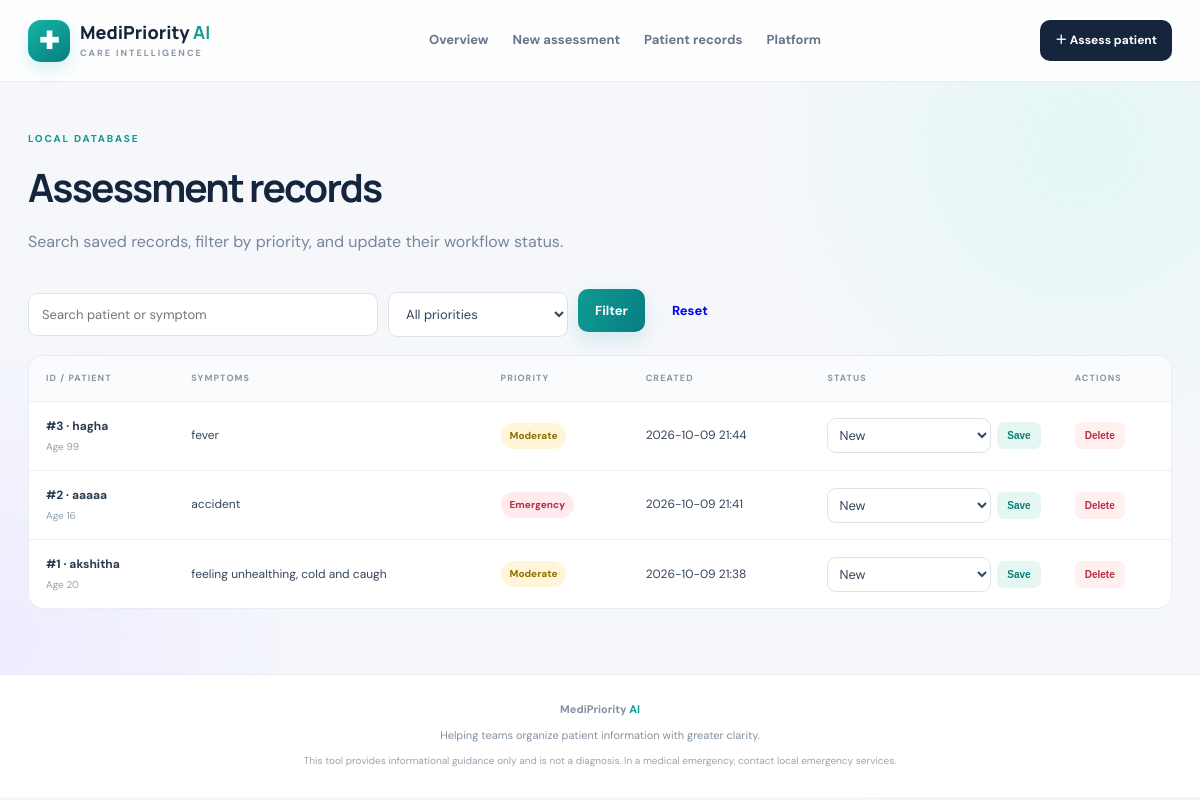
Page /records on the committed database.
### tables this page shows
CREATE TABLE assessments (
                id INTEGER PRIMARY KEY AUTOINCREMENT,
                patient_name TEXT NOT NULL,
                age INTEGER NOT NULL,
                contact TEXT,
                symptoms TEXT NOT NULL,
                duration TEXT NOT NULL,
                severity INTEGER NOT NULL,
                red_flags TEXT,
                priority TEXT NOT NULL,
                recommendation TEXT NOT NULL,
                status TEXT NOT NULL DEFAULT 'New',
                created_at TEXT NOT NULL
            );

### app.py (the view)
@app.route("/records")
def records():
    q = request.args.get("q", "").strip()
    priority = request.args.get("priority", "").strip()
    sql = "SELECT * FROM assessments WHERE 1=1"
    params = []
    if q:
        sql += " AND (patient_name LIKE ? OR symptoms LIKE ?)"
        params += [f"%{q}%", f"%{q}%"]
    if priority in ("Emergency", "High", "Moderate", "Routine"):
        sql += " AND priority=?"
        params.append(priority)
    sql += " ORDER BY id DESC"
    with get_db() as conn:
        rows = conn.execute(sql, params).fetchall()
    return render_template("records.html", rows=rows, q=q, priority=priority)

### app.py (called while the page is built)
def get_db():
    conn = sqlite3.connect(DB_PATH)
    conn.row_factory = sqlite3.Row
    return conn

### templates/records.html (shortened to what this page needs)
{% extends "base.html" %}
{% block content %}
<div class="page-intro"><span class="eyebrow">LOCAL DATABASE</span><h1>Assessment records</h1><p>Search saved records, filter by priority, and update their workflow status.</p></div>
<form class="filters" method="get"><input name="q" value="{{ q }}" placeholder="Search patient or symptom"><select name="priority"><option value="">All priorities</option></select><button class="btn primary" type="submit">Filter</button><a class="btn secondary" href="{{ url_for('records') }}">Reset</a></form>
{% if rows %}
<div class="table-wrap"><table><thead><tr><th>ID / Patient</th><th>Symptoms</th><th>Priority</th><th>Created</th><th>Status</th><th>Actions</th></tr></thead><tbody>
{% for r in rows %}<tr><td><strong>#{{ r.id }} · {{ r.patient_name }}</strong><small>Age {{ r.age }}</small></td><td>{{ r.symptoms|truncate(70) }}</td><td><span class="priority {{ r.priority|lower }}">{{ r.priority }}</span></td><td>{{ r.created_at }}</td><td><form class="inline-form" method="post" action="{{ url_for('update_status', record_id=r.id) }}"><select name="status">{% for s in ['New','Reviewed','Follow-up'] %}<option {% if r.status==s %}selected{% endif %}>{{ s }}</option>{% endfor %}</select><button class="small-btn" type="submit">Save</button></form></td><td><form method="post" action="{{ url_for('delete_record', record_id=r.id) }}" onsubmit="return confirm('Delete this record permanently?')"><button class="small-btn delete" type="submit">Delete</button></form></td></tr>{% endfor %}
</tbody></table></div>
{% else %}<div class="empty"><div class="empty-icon">⌕</div><h3>No matching records</h3><p>Try another search or create a new assessment.</p><a class="btn primary" href="{{ url_for('assess') }}">New assessment</a></div>{% endif %}
{% endblock %}

### static/style.css (style rules this page uses)
:root { --ink:#15253b;--muted:#78869a;--teal:#0e9b91;--bg:#f5f7fb;--line:#e5eaf1;--red:#c33d50;--amber:#b87619;--violet:#7966d9;--blue:#477ce0 }
* { box-sizing:border-box }
body { margin:0;background:radial-gradient(circle at 90% 18%,#e3f7f3 0,transparent 25%),radial-gradient(circle at 0 80%,#eeebff 0,transparent 23%),var(--bg);color:#35465b;font:15px/1.6 'DM Sans',Arial,sans-serif }
h1,h2,h3 { font-family:Manrope,sans-serif;color:var(--ink);line-height:1.22;margin-top:0 }
h1 { font-size:clamp(34px,4vw,51px);letter-spacing:-1.8px;margin:15px 0 18px }
.eyebrow { font-size:10px;letter-spacing:1.8px;font-weight:800;color:var(--teal) }
.hero-lede,.page-intro>p { max-width:610px;color:var(--muted);font-size:16px;line-height:1.8 }
.btn { display:inline-flex;align-items:center;justify-content:center;gap:12px;border:0;border-radius:10px;padding:13px 17px;font:700 13px 'DM Sans',sans-serif;text-decoration:none;cursor:pointer;transition:transform .15s }
.btn.primary { color:#fff;background:linear-gradient(110deg,#0e9b91,#087d83);box-shadow:0 8px 20px #0e9b9125 }
.table-wrap { overflow-x:auto;background:#fff;border:1px solid #e7edf2;border-radius:15px }
table { border-collapse:collapse;width:100%;min-width:790px }
th,td { text-align:left;padding:15px 17px;border-bottom:1px solid #edf1f5;font-size:12px;vertical-align:middle }
th { background:#fafbfd;color:#8995a5;font-size:9px;letter-spacing:1.1px;text-transform:uppercase }
tbody tr:last-child td { border-bottom:0 }
td strong,td small { display:block }
td strong { color:#293b50 }
td small { color:#91a0ae;font-size:10px;margin-top:3px }
.priority { display:inline-block;border-radius:30px;padding:5px 9px;font-size:10px;font-weight:800;background:#edf1f5;color:#607084 }
.priority.emergency { background:#ffeaed;color:#b72f43 }
.priority.moderate { background:#fff6d9;color:#927000 }
.page-intro { margin:7px 0 28px }
.page-intro h1 { font-size:39px;margin-bottom:10px }
input:not([type=checkbox]):not([type=range]),textarea,select { display:block;width:100%;margin-top:8px;border:1px solid #dce4eb;border-radius:9px;padding:12px 13px;font:400 13px 'DM Sans',sans-serif;color:#35465b;background:#fff }
.filters { display:flex;gap:10px;align-items:center;margin-bottom:18px;flex-wrap:wrap }
.filters input { max-width:350px }
.filters select { width:auto;min-width:180px }
.inline-form { display:flex;gap:6px;align-items:center }
.inline-form select { margin:0;min-width:100px;padding:7px }
.small-btn { border:0;border-radius:7px;padding:8px 10px;background:#e4f7f3;color:#087e77;font-weight:800;font-size:10px;cursor:pointer }
.small-btn.delete { background:#fff0ef;color:#b72f43 }

### rows in the picture
assessments: id "3", patient_name "hagha", age "99", symptoms "fever", priority "Moderate", created_at "2026-10-09 21:44", status "New"
assessments: id "2", patient_name "aaaaa", age "16", symptoms "accident", priority "Emergency", created_at "2026-10-09 21:41", status "New"
assessments: id "1", patient_name "akshitha", age "20", symptoms "feeling unhealthing, cold and caugh", priority "Moderate", created_at "2026-10-09 21:38", status "New"
